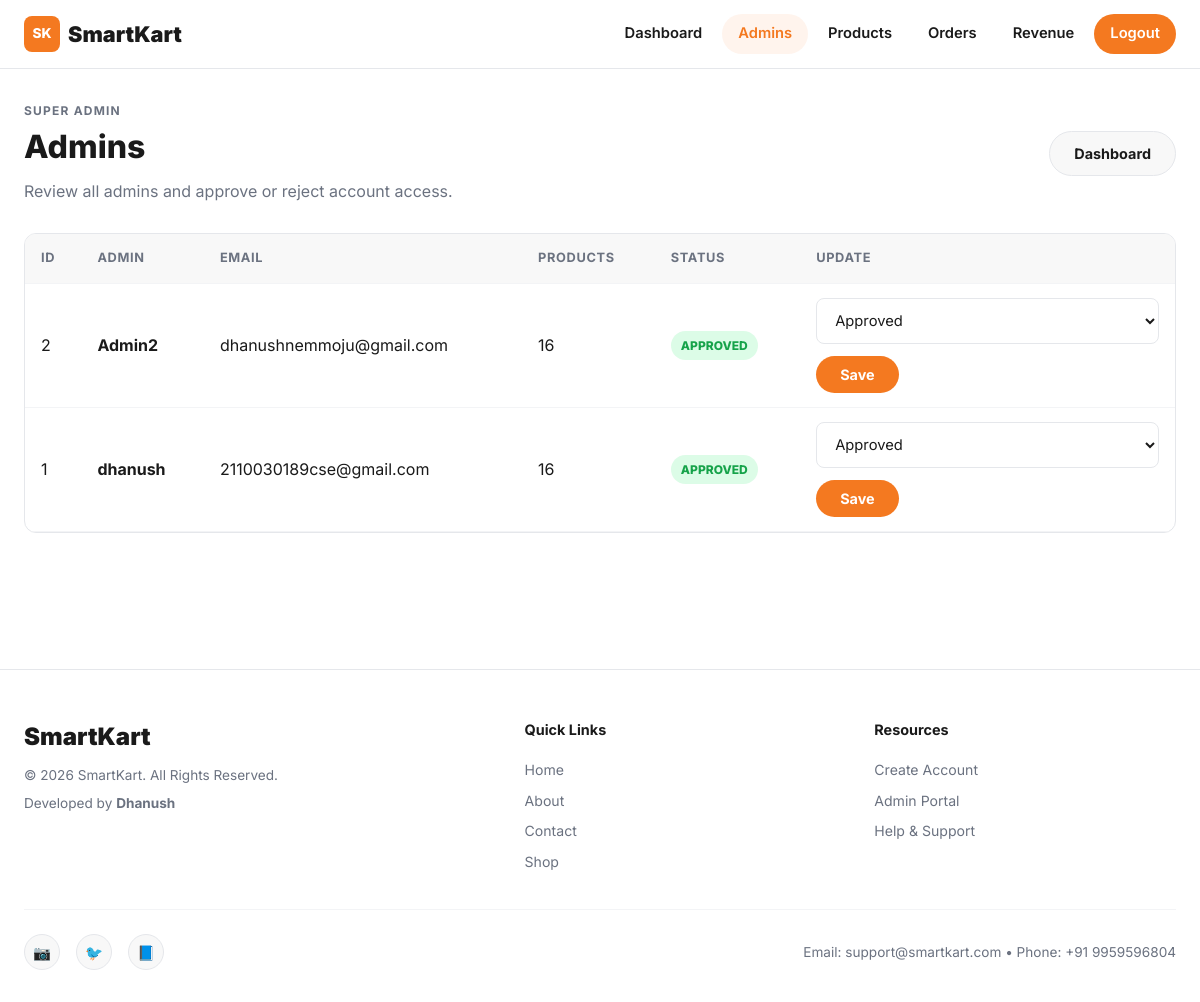
The app's page /superadmin/admins (signed in) with its own data.
### tables this page shows
CREATE TABLE admin (
            admin_id INTEGER PRIMARY KEY AUTOINCREMENT,
            name VARCHAR(100) NOT NULL,
            email VARCHAR(150) NOT NULL UNIQUE,
            password VARCHAR(255) NOT NULL,
            profile_image VARCHAR(255),
            approval_status VARCHAR(20) NOT NULL DEFAULT 'approved',
            created_at TIMESTAMP DEFAULT CURRENT_TIMESTAMP
        );

### app.py (the view)
@app.route('/superadmin/admins')
def superadmin_admins():
    if not superadmin_required():
        return redirect(url_for('superadmin_login'))
    ensure_admin_approval_column()
    conn = get_db_connection()
    cursor = conn.cursor(dictionary=True)
    cursor.execute("""
        SELECT a.admin_id, a.name, a.email, a.approval_status,
               COUNT(p.product_id) AS product_count
        FROM admin a
        LEFT JOIN products p ON a.admin_id = p.admin_id
        GROUP BY a.admin_id, a.name, a.email, a.approval_status
        ORDER BY a.admin_id DESC
    """)
    admins = cursor.fetchall()
    cursor.close()
    conn.close()
    return render_template("superadmin/admins.html", admins=admins, statuses=ADMIN_APPROVAL_STATUSES)

### app.py (called while the page is built, shortened)
def ensure_admin_approval_column():
    conn = get_db_connection()
    cursor = conn.cursor(dictionary=True)
    cursor.execute("PRAGMA table_info(admin)")
    column = next(
        (existing_column for existing_column in cursor.fetchall() if existing_column["name"] == "approval_status"),
        None
    )
    cursor.close()
    conn.close()

def superadmin_required():
    if not session.get('superadmin_id'):
        flash("Please login as super admin.", "danger")
        return False
    return True

def get_db_connection():
    db_path = getattr(config, "DB_PATH", "smartkart.db")
    return SQLiteConnection(db_path)

    def execute(self, query, params=None):
        query = self._translate_query(query)
        params = self._translate_params(params)
        if params is None:
            return self.cursor.execute(query)
        return self.cursor.execute(query, params)

    def fetchall(self):
        return [dict(row) for row in self.cursor.fetchall()]

    def close(self):
        self.cursor.close()

    @staticmethod
    def _translate_query(query):
        query = query.replace("%s", "?")
        query = re.sub(
            r"\bINT\s+AUTO_INCREMENT\s+PRIMARY\s+KEY\b",
            "INTEGER PRIMARY KEY AUTOINCREMENT",
            query,
            flags=re.IGNORECASE
        )
        query = re.sub(
            r"DATE_SUB\(CURDATE\(\),\s*INTERVAL\s+(\d+)\s+DAY\)",
            r"DATE('now', '-\1 day')",
            query,
            flags=re.IGNORECASE
        )
        return query

    @staticmethod
    def _translate_params(params):
        if params is None:
            return None

    def cursor(self, dictionary=False):
        return SQLiteCursor(self.conn.cursor())

    def close(self):
        self.conn.close()

### templates/superadmin/admins.html (shortened to what this page needs)
{% extends "admin/base.html" %}
{% block content %}
<section class="section-head">
    <div>
        <p class="eyebrow">Super Admin</p>
        <h2>Admins</h2>
        <p>Review all admins and approve or reject account access.</p>
    </div>
    <a class="btn btn-secondary" href="{{ url_for('superadmin_dashboard') }}">Dashboard</a>
</section>
<section class="table-card">
    <div class="table-wrap">
        <table>
            <thead>
                <tr>
                    <th>ID</th>
                    <th>Admin</th>
                    <th>Email</th>
                    <th>Products</th>
                    <th>Status</th>
                    <th>Update</th>
                </tr>
            </thead>
            <tbody>
                {% for admin in admins %}
                    <tr>
                        <td>{{ admin.admin_id }}</td>
                        <td><strong>{{ admin.name }}</strong></td>
                        <td>{{ admin.email }}</td>
                        <td>{{ admin.product_count }}</td>
                        <td>
                            <span class="status-badge status-{{ admin.approval_status }}">
                                {{ admin.approval_status }}
                            </span>
                        </td>
                        <td>
                            <form class="status-form" method="POST" action="{{ url_for('superadmin_update_admin_status', admin_id=admin.admin_id) }}">
                                <select name="approval_status">
                                    {% for status in statuses %}
                                        <option value="{{ status }}" {% if admin.approval_status == status %}selected{% endif %}>{{ status|title }}</option>
                                    {% endfor %}
                                </select>
                                <button type="submit">Save</button>
                            </form>
                        </td>
                    </tr>
                {% else %}
                    <tr>
                        <td colspan="6" style="text-align:center; padding:40px;">No admins found.</td>
                    </tr>
                {% endfor %}
            </tbody>
        </table>
    </div>
</section>
{% endblock %}

### static/css/style.css (style rules this page uses)
:root { --bg: #ffffff; --surface: #ffffff; --surface-alt: #f8f8f8; --text: #1a1a1a; --muted: #6b7280; --primary: #f47920; --primary-dark: #d9611a; --accent: #f47920; --success: #16a34a; --danger: #dc2626; --border: #e5e7eb; --border-light: #f3f4f6; --shadow-sm: 0 1px 3px rgba(0,0,0,0.06); --shadow: 0 4px 16px rgba(0,0,0,0.08); --shadow-lg: 0 10px 30px rgba(0,0,0,0.1); --radius: 12px; --radius-sm: 8px; --radius-full: 50px; }
* { box-sizing: border-box; margin: 0; padding: 0; }
html { scroll-behavior: smooth; }
body { font-family: "Inter", -apple-system, BlinkMacSystemFont, sans-serif; color: var(--text); background: var(--bg); line-height: 1.6; }
a { color: inherit; text-decoration: none; }
.nav-cta, .btn, button[type="submit"] { display: inline-flex; align-items: center; justify-content: center; border: none; border-radius: var(--radius-full); background: var(--primary); color: #fff !important; font-family: inherit; font-weight: 700; font-size: 0.9rem; padding: 10px 24px; cursor: pointer; transition: all 0.25s ease; text-decoration: none; }
.btn-secondary { background: var(--surface-alt) !important; color: var(--text) !important; border: 1px solid var(--border); }
.eyebrow { font-size: 0.75rem; font-weight: 700; text-transform: uppercase; letter-spacing: 0.1em; color: var(--muted); margin-bottom: 8px; }
h1, h2, h3 { margin: 0 0 12px; line-height: 1.15; color: var(--text); }
h2 { font-size: clamp(1.5rem, 3vw, 2rem); font-weight: 800; }
p { color: var(--muted); line-height: 1.7; }
.section-head { display: flex; justify-content: space-between; align-items: center; gap: 16px; margin-bottom: 28px; flex-wrap: wrap; }
input, textarea, select { width: 100%; border: 1.5px solid var(--border); border-radius: var(--radius-sm); background: var(--surface); color: var(--text); font: inherit; padding: 12px 14px; font-size: 0.92rem; outline: none; transition: border 0.2s ease, box-shadow 0.2s ease; }
.table-card { border-radius: var(--radius); border: 1px solid var(--border); background: var(--surface); overflow: hidden; }
.table-wrap { overflow-x: auto; }
table { width: 100%; border-collapse: collapse; }
th, td { padding: 14px 16px; border-bottom: 1px solid var(--border-light); text-align: left; vertical-align: middle; }
th { background: var(--surface-alt); font-size: 0.8rem; font-weight: 700; text-transform: uppercase; letter-spacing: 0.05em; color: var(--muted); }
.status-badge { display: inline-flex; align-items: center; justify-content: center; min-width: 86px; padding: 5px 10px; border-radius: var(--radius-full); background: var(--surface-alt); color: var(--muted); font-size: 0.75rem; font-weight: 800; text-transform: uppercase; }
.status-badge.status-approved { background: #dcfce7; color: var(--success); }
.status-form { display: flex; align-items: center; gap: 12px; flex-wrap: wrap; }
.status-form select { min-width: 180px; }

### records on screen
admin: admin_id "2", name "Admin2", email "dhanushnemmoju@gmail.com", product_count "16", approval_status "APPROVED", approval_status "Approved"
admin: admin_id "1", name "dhanush", email "2110030189cse@gmail.com", product_count "16", approval_status "APPROVED", approval_status "Approved"
